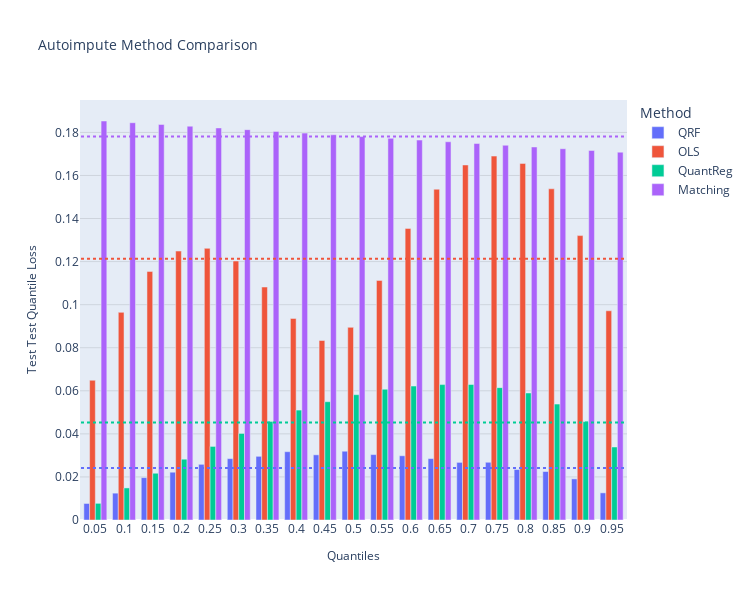

The notebook cell saved with this chart:
### Code cell
# Extract the quantiles used in the evaluation
quantiles = [q for q in method_results_df.columns if isinstance(q, float)]

comparison_viz = method_comparison_results(
    data=method_results_df,
    metric_name="Test Quantile Loss",
    data_format="wide",
)
fig = comparison_viz.plot(
    title="Autoimpute Method Comparison",
    show_mean=True,
)
fig.show()

### Figure 1 — Plotly figure (JSON) as saved in the notebook; plotly's stock layout.template omitted (floating-point values rounded to 4 significant figures)
{"data": [{"alignmentgroup": "True", "hovertemplate": "Method=QRF<br>Quantiles=%{x}<br>Test Test Quantile Loss=%{y}<extra></extra>", "legendgroup": "QRF", "marker": {"color": "#636efa", "pattern": {"shape": ""}}, "name": "QRF", "offsetgroup": "QRF", "orientation": "v", "showlegend": true, "textposition": "auto", "type": "bar", "x": ["0.05", "0.1", "0.15", "0.2", "0.25", "0.3", "0.35", "0.4", "0.45", "0.5", "0.55", "0.6", "0.65", "0.7", "0.75", "0.8", "0.85", "0.9", "0.95"], "xaxis": "x", "y": [0.007671, 0.01247, 0.01969, 0.02219, 0.02586, 0.0285, 0.02957, 0.03172, 0.03027, 0.03194, 0.03038, 0.02983, 0.02851, 0.02675, 0.02681, 0.02344, 0.02252, 0.0191, 0.01261], "yaxis": "y"}, {"alignmentgroup": "True", "hovertemplate": "Method=OLS<br>Quantiles=%{x}<br>Test Test Quantile Loss=%{y}<extra></extra>", "legendgroup": "OLS", "marker": {"color": "#EF553B", "pattern": {"shape": ""}}, "name": "OLS", "offsetgroup": "OLS", "orientation": "v", "showlegend": true, "textposition": "auto", "type": "bar", "x": ["0.05", "0.1", "0.15", "0.2", "0.25", "0.3", "0.35", "0.4", "0.45", "0.5", "0.55", "0.6", "0.65", "0.7", "0.75", "0.8", "0.85", "0.9", "0.95"], "xaxis": "x", "y": [0.0649, 0.09643, 0.1155, 0.1249, 0.1262, 0.1203, 0.1082, 0.09361, 0.08336, 0.08946, 0.1113, 0.1354, 0.1536, 0.1649, 0.169, 0.1656, 0.1538, 0.1321, 0.09716], "yaxis": "y"}, {"alignmentgroup": "True", "hovertemplate": "Method=QuantReg<br>Quantiles=%{x}<br>Test Test Quantile Loss=%{y}<extra></extra>", "legendgroup": "QuantReg", "marker": {"color": "#00cc96", "pattern": {"shape": ""}}, "name": "QuantReg", "offsetgroup": "QuantReg", "orientation": "v", "showlegend": true, "textposition": "auto", "type": "bar", "x": ["0.05", "0.1", "0.15", "0.2", "0.25", "0.3", "0.35", "0.4", "0.45", "0.5", "0.55", "0.6", "0.65", "0.7", "0.75", "0.8", "0.85", "0.9", "0.95"], "xaxis": "x", "y": [0.00774, 0.01489, 0.02172, 0.02823, 0.03417, 0.04019, 0.04578, 0.05105, 0.05493, 0.05819, 0.06073, 0.06221, 0.06289, 0.06293, 0.06147, 0.05899, 0.05385, 0.0457, 0.0339], "yaxis": "y"}, {"alignmentgroup": "True", "hovertemplate": "Method=Matching<br>Quantiles=%{x}<br>Test Test Quantile Loss=%{y}<extra></extra>", "legendgroup": "Matching", "marker": {"color": "#ab63fa", "pattern": {"shape": ""}}, "name": "Matching", "offsetgroup": "Matching", "orientation": "v", "showlegend": true, "textposition": "auto", "type": "bar", "x": ["0.05", "0.1", "0.15", "0.2", "0.25", "0.3", "0.35", "0.4", "0.45", "0.5", "0.55", "0.6", "0.65", "0.7", "0.75", "0.8", "0.85", "0.9", "0.95"], "xaxis": "x", "y": [0.1853, 0.1845, 0.1837, 0.1829, 0.1821, 0.1813, 0.1805, 0.1797, 0.1789, 0.1781, 0.1773, 0.1764, 0.1756, 0.1748, 0.174, 0.1732, 0.1724, 0.1716, 0.1708], "yaxis": "y"}], "layout": {"barmode": "group", "height": 600, "legend": {"title": {"text": "Method"}, "tracegroupgap": 0}, "shapes": [{"line": {"color": "#636EFA", "dash": "dot", "width": 2}, "name": "QRF Mean", "type": "line", "x0": -0.5, "x1": 18.5, "y0": 0.0242, "y1": 0.0242}, {"line": {"color": "#EF553B", "dash": "dot", "width": 2}, "name": "OLS Mean", "type": "line", "x0": -0.5, "x1": 18.5, "y0": 0.1213, "y1": 0.1213}, {"line": {"color": "#00CC96", "dash": "dot", "width": 2}, "name": "QuantReg Mean", "type": "line", "x0": -0.5, "x1": 18.5, "y0": 0.04524, "y1": 0.04524}, {"line": {"color": "#AB63FA", "dash": "dot", "width": 2}, "name": "Matching Mean", "type": "line", "x0": -0.5, "x1": 18.5, "y0": 0.1781, "y1": 0.1781}], "title": {"font": {"size": 14}, "text": "Autoimpute Method Comparison"}, "width": 750, "xaxis": {"anchor": "y", "domain": [0, 1], "title": {"font": {"size": 12}, "text": "Quantiles"}}, "yaxis": {"anchor": "x", "domain": [0, 1], "gridcolor": "rgba(0,0,0,0.1)", "gridwidth": 1, "showgrid": true, "title": {"font": {"size": 12}, "text": "Test Test Quantile Loss"}}}}
